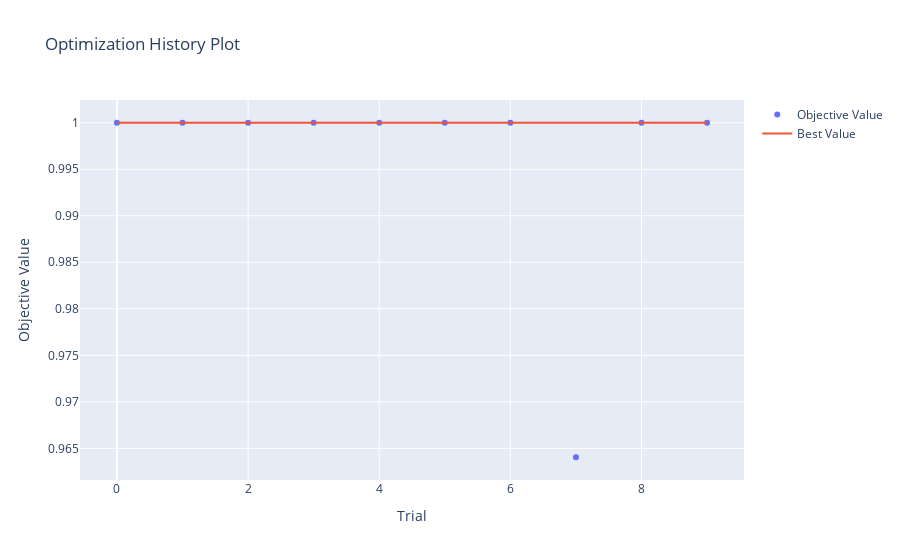
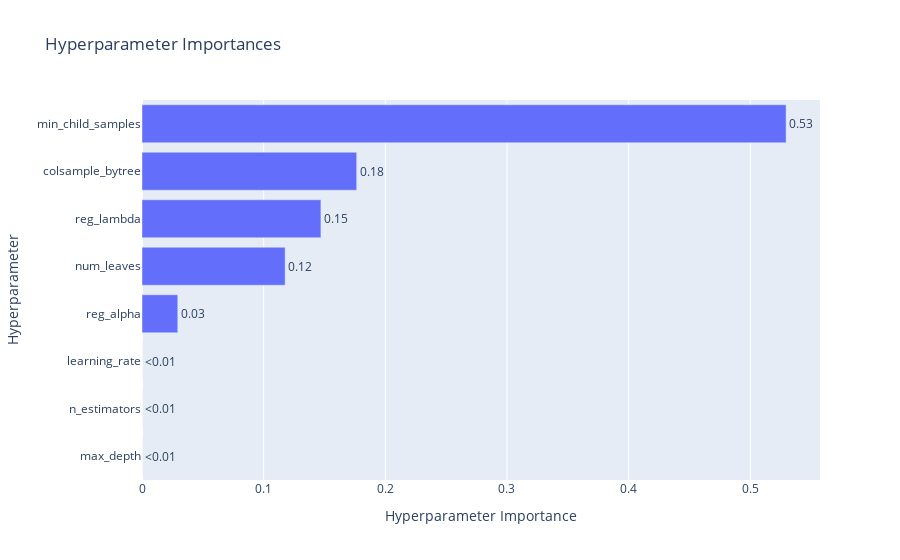
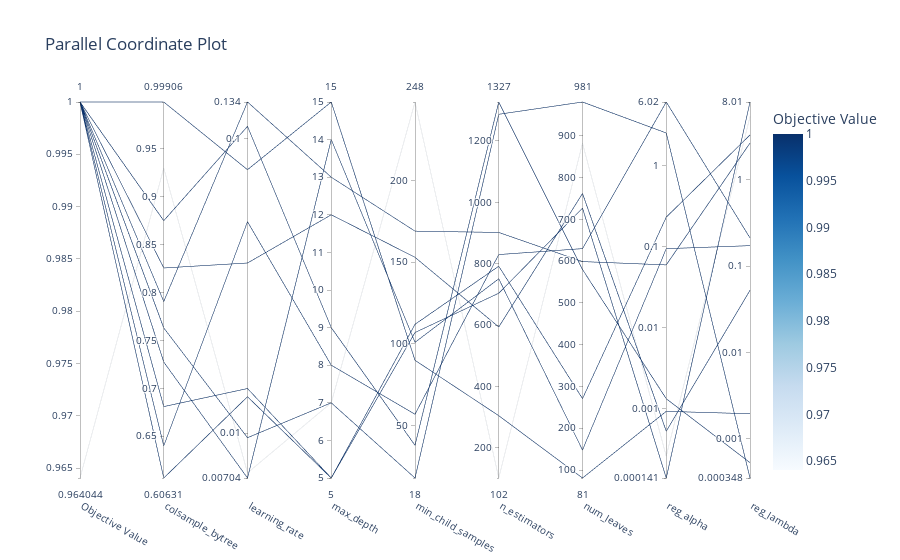

Source (notebook cell) for these figures, in order:
### Code cell
vis.plot_optimization_history(study).show()
vis.plot_param_importances(study).show()
vis.plot_parallel_coordinate(study).show()

### Figure 1 — Plotly figure (JSON) as saved in the notebook; plotly's stock layout.template omitted (floating-point values rounded to 4 significant figures)
{"data": [{"mode": "markers", "name": "Objective Value", "type": "scatter", "x": [0, 1, 2, 3, 4, 5, 6, 7, 8, 9], "y": [1, 1, 1, 1, 1, 1, 1, 0.964, 1, 1]}, {"mode": "lines", "name": "Best Value", "type": "scatter", "x": [0, 1, 2, 3, 4, 5, 6, 7, 8, 9], "y": [1, 1, 1, 1, 1, 1, 1, 1, 1, 1]}, {"marker": {"color": "#cccccc"}, "mode": "markers", "name": "Infeasible Trial", "showlegend": false, "type": "scatter", "x": [], "y": []}], "layout": {"title": {"text": "Optimization History Plot"}, "xaxis": {"title": {"text": "Trial"}}, "yaxis": {"title": {"text": "Objective Value"}}}}

### Figure 2 — Plotly figure (JSON) as saved in the notebook; plotly's stock layout.template omitted (floating-point values rounded to 4 significant figures)
{"data": [{"cliponaxis": false, "hovertemplate": ["max_depth (IntDistribution): 0.0<extra></extra>", "n_estimators (IntDistribution): 2.644433143839151e-30<extra></extra>", "learning_rate (FloatDistribution): 3.990294295249097e-30<extra></extra>", "reg_alpha (FloatDistribution): 0.029411764705882353<extra></extra>", "num_leaves (IntDistribution): 0.11764705882352941<extra></extra>", "reg_lambda (FloatDistribution): 0.14705882352941177<extra></extra>", "colsample_bytree (FloatDistribution): 0.17647058823529413<extra></extra>", "min_child_samples (IntDistribution): 0.5294117647058824<extra></extra>"], "name": "Objective Value", "orientation": "h", "text": ["<0.01", "<0.01", "<0.01", "0.03", "0.12", "0.15", "0.18", "0.53"], "textposition": "outside", "type": "bar", "x": [0, 2.644e-30, 3.99e-30, 0.02941, 0.1176, 0.1471, 0.1765, 0.5294], "y": ["max_depth", "n_estimators", "learning_rate", "reg_alpha", "num_leaves", "reg_lambda", "colsample_bytree", "min_child_samples"]}], "layout": {"title": {"text": "Hyperparameter Importances"}, "xaxis": {"title": {"text": "Hyperparameter Importance"}}, "yaxis": {"title": {"text": "Hyperparameter"}}}}

### Figure 3 — Plotly figure (JSON) as saved in the notebook; plotly's stock layout.template omitted (floating-point values rounded to 4 significant figures)
{"data": [{"dimensions": [{"label": "Objective Value", "range": [0.964, 1], "values": [1, 1, 1, 1, 1, 1, 1, 0.964, 1, 1]}, {"label": "colsample_bytree", "range": [0.6063, 0.9991], "values": [0.7631, 0.8751, 0.6063, 0.8257, 0.6809, 0.7274, 0.6399, 0.9301, 0.9991, 0.7906]}, {"label": "learning_rate", "range": [-2.153, -0.8744], "ticktext": ["0.00704", "0.01", "0.1", "0.134"], "tickvals": [-2.153, -2, -1, -0.8744], "values": [-2.016, -0.9573, -1.876, -1.422, -1.849, -2.153, -1.281, -2.135, -1.105, -0.8744]}, {"label": "max_depth", "range": [5, 15], "values": [7, 9, 5, 12, 5, 14, 8, 7, 15, 13]}, {"label": "min_child_samples", "range": [18, 248], "values": [18, 38, 112, 153, 107, 101, 57, 248, 90, 169]}, {"label": "n_estimators", "range": [102, 1327], "values": [1287, 1327, 792, 594, 704, 751, 830, 102, 305, 902]}, {"label": "num_leaves", "range": [81, 981], "values": [981, 580, 271, 762, 727, 148, 630, 882, 81, 599]}, {"label": "reg_alpha", "range": [-3.85, 0.7798], "ticktext": ["0.000141", "0.001", "0.01", "0.1", "1", "6.02"], "tickvals": [-3.85, -3, -2, -1, 0, 0.7798], "values": [0.3982, -2.874, -0.6381, -3.274, -3.85, -1.026, 0.7798, -3.582, -3.029, -1.226]}, {"label": "reg_lambda", "range": [-3.458, 0.9039], "ticktext": ["0.000348", "0.001", "0.01", "0.1", "1", "8.01"], "tickvals": [-3.458, -3, -2, -1, 0, 0.9039], "values": [-3.458, -3.28, 0.5215, -1.281, 0.9039, -0.7625, -0.6731, 0.7345, -2.713, 0.4274]}], "labelangle": 30, "labelside": "bottom", "line": {"color": [1, 1, 1, 1, 1, 1, 1, 0.964, 1, 1], "colorbar": {"title": {"text": "Objective Value"}}, "colorscale": [[0, "rgb(247,251,255)"], [0.125, "rgb(222,235,247)"], [0.25, "rgb(198,219,239)"], [0.375, "rgb(158,202,225)"], [0.5, "rgb(107,174,214)"], [0.625, "rgb(66,146,198)"], [0.75, "rgb(33,113,181)"], [0.875, "rgb(8,81,156)"], [1, "rgb(8,48,107)"]], "reversescale": false, "showscale": true}, "type": "parcoords"}], "layout": {"title": {"text": "Parallel Coordinate Plot"}}}
